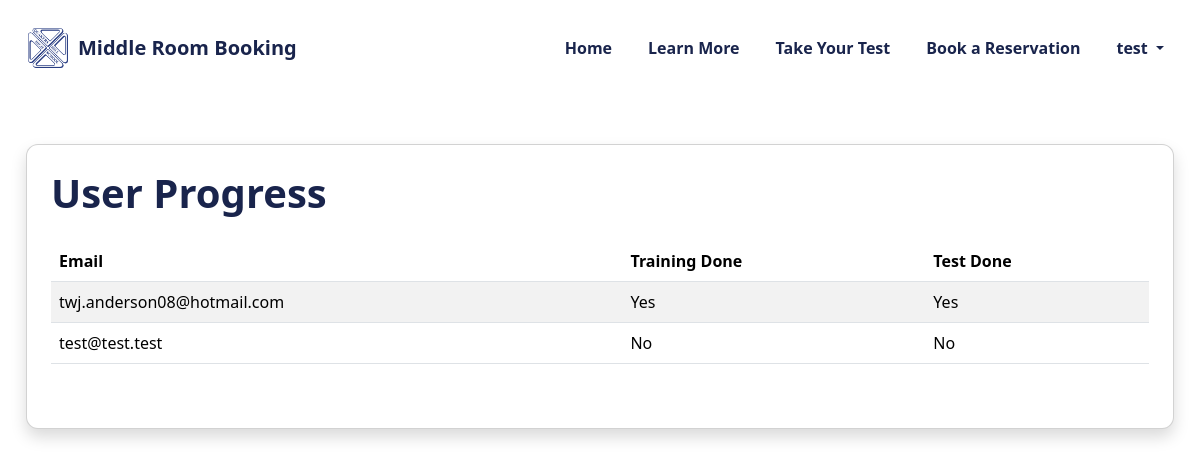
The app's page /admin/users (signed in), older data.
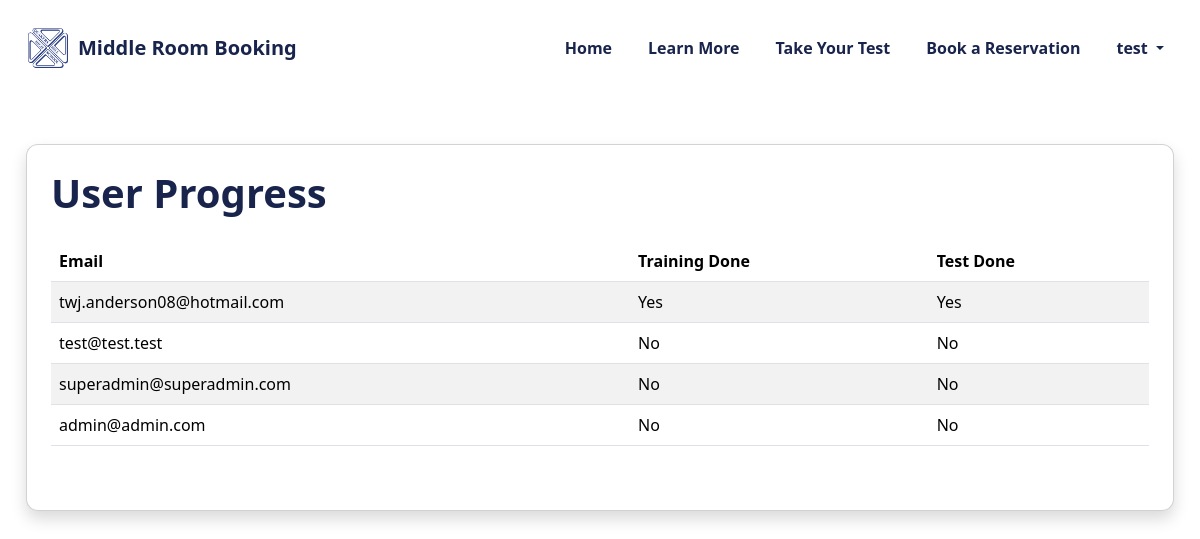
The same page, newer data.
### tables this page shows
CREATE TABLE users (
    id INTEGER PRIMARY KEY AUTOINCREMENT,
    email TEXT UNIQUE NOT NULL,
    password_hash TEXT,
    google_id TEXT
, training_done INTEGER DEFAULT 0, test_done INTEGER DEFAULT 0, is_admin INTEGER DEFAULT 0, is_superadmin INTEGER DEFAULT 0);

### Everything/app.py (the view)
@app.route("/admin/users")
@admin_required
def admin_users():
    db = get_db()
    users = db.execute("SELECT * FROM users").fetchall()
    return render_template("admin/admin_users.html", users=users)

### Everything/app.py (called while the page is built)
def admin_required(f):
    @wraps(f)
    def wrapper(*args, **kwargs):
        if not session.get("is_admin"):
            return redirect("/")
        return f(*args, **kwargs)
    return wrapper

### Everything/database/db.py (called while the page is built)
def get_db():
    db = sqlite3.connect("database.db", check_same_thread=False)
    db.row_factory = sqlite3.Row
    db.execute("PRAGMA journal_mode=WAL;")
    db.execute("PRAGMA busy_timeout = 3000;")
    return db

### Everything/templates/admin/admin_users.html
{% include "header.html" %}
<div class="container mt-5 mb-5">
    <div class="card shadow p-4 pb-5" style="border-radius: 12px;">
        <h1 class="mb-4" style="color:#19244c; font-weight:700;">
            User Progress
        </h1>
        <div class="table-responsive">
            <table class="table table-striped align-middle">
                <thead>
                    <tr>
                        <th>Email</th>
                        <th>Training Done</th>
                        <th>Test Done</th>
                    </tr>
                </thead>
                <tbody>
                    {% for u in users %}
                    <tr>
                        <td>{{ u.email }}</td>
                        <td>{{ "Yes" if u.training_done else "No" }}</td>
                        <td>{{ "Yes" if u.test_done else "No" }}</td>
                    </tr>
                    {% endfor %}
                </tbody>
            </table>
        </div>
    </div>
</div>

Row changes from the older to the newer data that the page shows:
added users: email "superadmin@superadmin.com", training_done "No", test_done "No"
added users: email "admin@admin.com", training_done "No", test_done "No"
